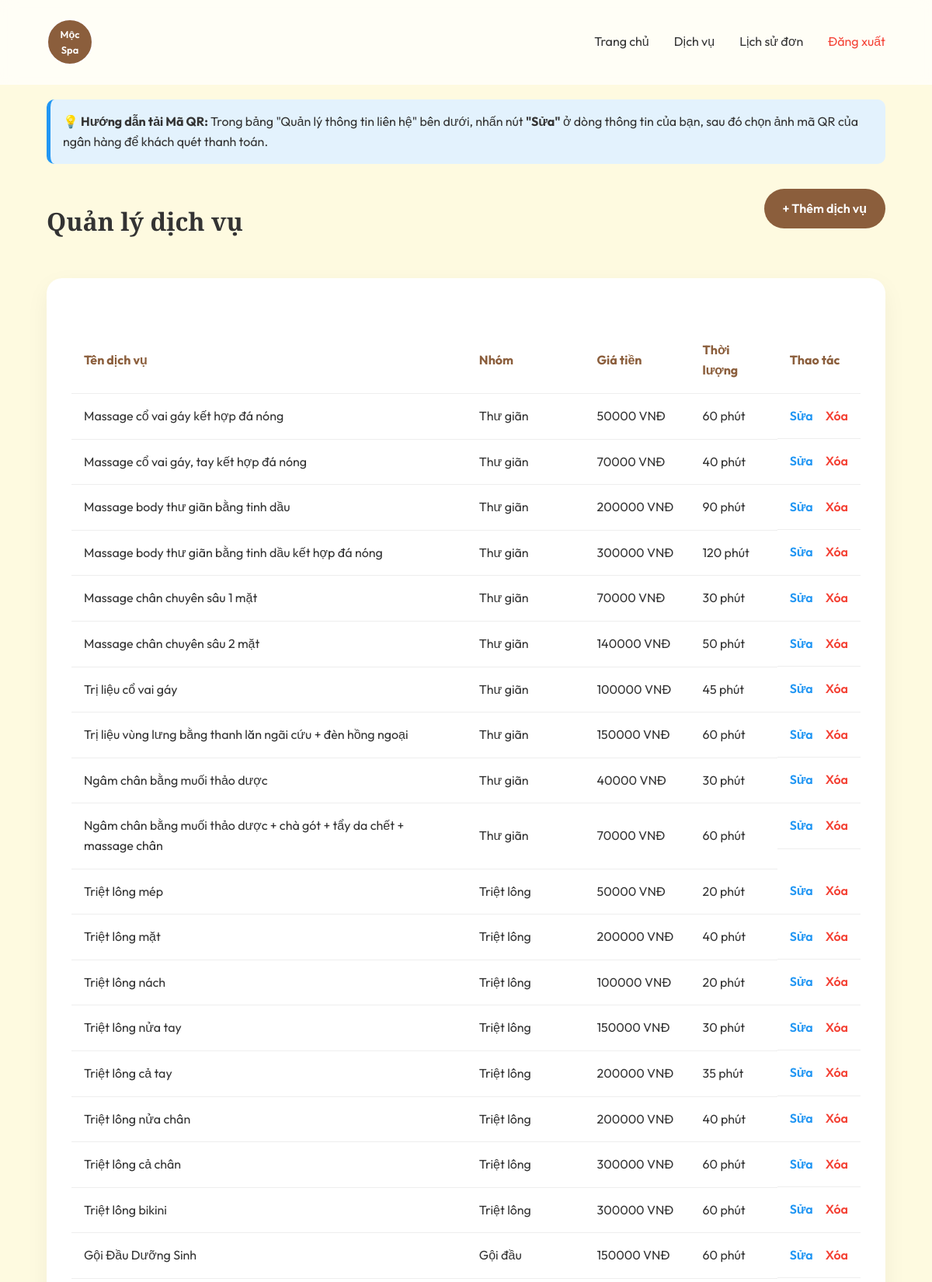
Page /manage/ (signed in, upper part) on the committed database.
### spa_app/models.py (models this page shows, shortened)
class Service(models.Model):
    category = models.ForeignKey(Category, related_name='services', on_delete=models.CASCADE, verbose_name="Nhóm dịch vụ")
    name = models.CharField(max_length=200, verbose_name="Tên dịch vụ")
    description = models.TextField(verbose_name="Mô tả ngắn")
    price = models.DecimalField(max_digits=10, decimal_places=0, verbose_name="Giá tiền (VNĐ)")
    image = models.ImageField(upload_to='services/', verbose_name="Hình ảnh minh họa", null=True, blank=True)
    duration = models.IntegerField(default=60, verbose_name="Thời lượng (phút)")

class Category(models.Model):
    name = models.CharField(max_length=100, verbose_name="Tên nhóm dịch vụ")

### spa_app/views.py (the view)
# urls.py: path('manage/', views.manage_services, name='manage_services'),
@login_required
def manage_services(request):
    services = Service.objects.all().order_by('category')
    contacts = ContactInfo.objects.all()
    return render(request, 'spa_app/manage.html', {
        'services': services,
        'contacts': contacts
    })

### spa_app/templates/spa_app/manage.html (shortened to what this page needs)
{% load static %}
<!DOCTYPE html>
<html lang="vi">
<head>
    <link rel="stylesheet" href="{% static 'spa_app/css/styles.css' %}">
    <link rel="stylesheet" href="https://cdnjs.cloudflare.com/ajax/libs/font-awesome/6.0.0/css/all.min.css">
</head>
<body class="">
    <header class="navbar">
        <div class="logo-container">
            <a href="javascript:void(0)" onclick="handleLogout()" style="text-decoration: none;">
                <div class="logo-circle">
                    <span>Mộc Spa</span>
                </div>
            </a>
        </div>
        <nav>
            <ul>
                <li><a href="javascript:void(0)" onclick="handleLogout()">Trang chủ</a></li>
                <li><a href="{% url 'manage_services' %}">Dịch vụ</a></li>
                <li><a href="{% url 'booking_history' %}">Lịch sử đơn</a></li>
                <li><a href="javascript:void(0)" onclick="handleLogout()" style="color: #F44336;">Đăng xuất</a></li>
            </ul>
        </nav>
    </header>
    <div class="manage-container">
        {% block management_content %}
        <div
            style="background: #E3F2FD; padding: 1rem; border-radius: 10px; margin-bottom: 2rem; border-left: 5px solid #2196F3;">
            <p><strong>💡 Hướng dẫn tải Mã QR:</strong> Trong bảng "Quản lý thông tin liên hệ" bên dưới, nhấn nút
                <strong>"Sửa"</strong> ở dòng thông tin của bạn, sau đó chọn ảnh mã QR của ngân hàng để khách quét thanh
                toán.
            </p>
        </div>
        <div class="header-flex">
            <h1>Quản lý dịch vụ</h1>
            <a href="{% url 'add_service' %}" class="btn-add">+ Thêm dịch vụ</a>
        </div>
        <div class="table-card">
            <table>
                <thead>
                    <tr>
                        <th>Tên dịch vụ</th>
                        <th>Nhóm</th>
                        <th>Giá tiền</th>
                        <th>Thời lượng</th>
                        <th>Thao tác</th>
                    </tr>
                </thead>
                <tbody>
                    {% for service in services %}
                    <tr>
                        <td>{{ service.name }}</td>
                        <td>{{ service.category.name }}</td>
                        <td>{{ service.price|floatformat:0 }} VNĐ</td>
                        <td>{{ service.duration }} phút</td>
                        <td class="actions">
                            <a href="{% url 'edit_service' service.pk %}" class="btn-edit">Sửa</a>
                            <a href="{% url 'delete_service' service.pk %}" class="btn-delete">Xóa</a>
                        </td>
                    </tr>
                    {% empty %}
                    <tr>
                        <td colspan="5" style="text-align: center;">Chưa có dịch vụ nào.</td>
                    </tr>
                    {% endfor %}
                </tbody>
            </table>
        </div>
        {% endblock %}
    </div>
</body>
</html>

### spa_app/static/spa_app/css/styles.css (style rules this page uses)
:root { --primary-color: #8b5e3c; --accent-color: #d4a373; --bg-color: #fefae0; --text-color: #333; --glass-bg: rgba(255, 255, 255, 0.7); --glass-border: rgba(255, 255, 255, 0.3); }
* { margin: 0; padding: 0; box-sizing: border-box; }
body { font-family: 'Outfit', sans-serif; background-color: var(--bg-color); color: var(--text-color); line-height: 1.6; scroll-behavior: smooth; }
h1, h2, h3, h4 { font-family: 'Playfair Display', serif; }
.navbar { display: flex; justify-content: space-between; align-items: center; padding: 1.5rem 5%; position: fixed; top: 0; width: 100%; z-index: 1000; background: var(--glass-bg); backdrop-filter: blur(10px); border-bottom: 1px solid var(--glass-border); }
.logo-circle { width: 60px; height: 60px; border-radius: 50%; background: var(--primary-color); color: white; display: flex; justify-content: center; align-items: center; text-align: center; font-size: 0.8rem; font-weight: 600; padding: 5px; border: 2px solid white; }
nav ul { display: flex; list-style: none; }
nav ul li { margin-left: 2rem; }
nav ul li a { text-decoration: none; color: var(--text-color); font-weight: 400; transition: color 0.3s; }

### spa_app/templates/spa_app/manage.html (style rules this page uses)
.manage-container { padding: 8rem 5% 5rem; max-width: 1200px; margin: 0 auto; }
.table-card { background: white; border-radius: 20px; padding: 2rem; box-shadow: 0 10px 30px rgba(0, 0, 0, 0.05); }
table { width: 100%; border-collapse: collapse; margin-top: 2rem; }
th, td { text-align: left; padding: 1rem; border-bottom: 1px solid #eee; }
th { color: var(--primary-color); }
.actions { display: flex; gap: 1rem; }
.btn-add { background: var(--primary-color); color: white; padding: 0.8rem 1.5rem; text-decoration: none; border-radius: 50px; font-weight: 600; display: inline-block; margin-bottom: 2rem; }
.btn-edit { color: #2196F3; text-decoration: none; font-weight: 600; }
.btn-delete { color: #F44336; text-decoration: none; font-weight: 600; }
.header-flex { display: flex; justify-content: space-between; align-items: center; margin-bottom: 2rem; }

### rows in the picture
Service: name "Massage cổ vai gáy kết hợp đá nóng", category.name "Thư giãn", price "50000", duration "60"
Service: name "Massage cổ vai gáy, tay kết hợp đá nóng", category.name "Thư giãn", price "70000", duration "40"
Service: name "Massage body thư giãn bằng tinh dầu", category.name "Thư giãn", price "200000", duration "90"
Service: name "Massage body thư giãn bằng tinh dầu kết hợp đá nóng", category.name "Thư giãn", price "300000", duration "120"
Service: name "Massage chân chuyên sâu 1 mặt", category.name "Thư giãn", price "70000", duration "30"
Service: name "Massage chân chuyên sâu 2 mặt", category.name "Thư giãn", price "140000", duration "50"
Service: name "Trị liệu cổ vai gáy", category.name "Thư giãn", price "100000", duration "45"
Service: name "Trị liệu vùng lưng bằng thanh lăn ngãi cứu + đèn hồng ngoại", category.name "Thư giãn", price "150000", duration "60"
Service: name "Ngâm chân bằng muối thảo dược", category.name "Thư giãn", price "40000", duration "30"
Service: name "Ngâm chân bằng muối thảo dược + chà gót + tẩy da chết + massage chân", category.name "Thư giãn", price "70000", duration "60"
Service: name "Triệt lông mép", category.name "Triệt lông", price "50000", duration "20"
Service: name "Triệt lông mặt", category.name "Triệt lông", price "200000", duration "40"
Service: name "Triệt lông nách", category.name "Triệt lông", price "100000", duration "20"
Service: name "Triệt lông nửa tay", category.name "Triệt lông", price "150000", duration "30"
Service: name "Triệt lông cả tay", category.name "Triệt lông", price "200000", duration "35"
Service: name "Triệt lông nửa chân", category.name "Triệt lông", price "200000", duration "40"
Service: name "Triệt lông cả chân", category.name "Triệt lông", price "300000", duration "60"
Service: name "Triệt lông bikini", category.name "Triệt lông", price "300000", duration "60"
Service: name "Gội Đầu Dưỡng Sinh", category.name "Gội đầu", price "150000", duration "60"
